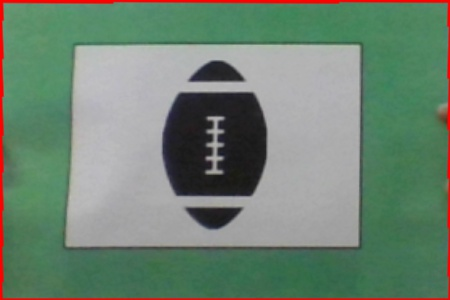
#> input picture CNN/Sign Detection/DataSet/Test/Ball/Ball.81 (2018_12_08 11_07_44 UTC).jpg, 450 x 300 px, given in place of the camera
$ python Sign_Mask.py   (older library calls are emulated)
#> lines starting #> are read from the running program, lines starting #| are printed output that depends on the picture; after the words box and inside, x2 and y2 are one past the last pixel; in counts of white or black regions, pixels touching at a corner belong together
import cv2
import numpy as np

cap=cv2.VideoCapture(0)                               #Start video capture from webcam
area= []
while True:
    _,frame = cap.read()
#> frame is the input picture: shape (300, 450, 3); mean B, G, R 113.9, 131.1, 110.6
    hsv = cv2.cvtColor(frame,cv2.COLOR_BGR2HSV)
#> hsv: shape (300, 450, 3); mean H, S, V 65.8, 64.3, 137.5
    lower_blue = np.array([63,54,71])
    upper_blue = np.array([97,255,255])
    mask = cv2.inRange(hsv, lower_blue, upper_blue)   #mask the selected colour
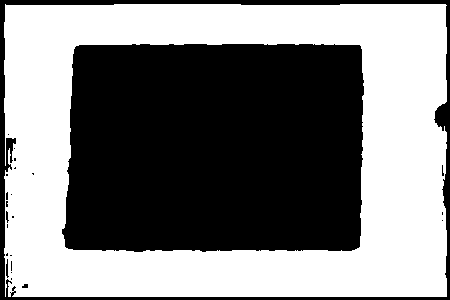
#> mask: shape (300, 450); 50.5% white; 24 black regions (19 under 20 px), largest, box (x1, y1, x2, y2) and area: (62, 44, 364, 252) 60209, (0, 0, 450, 300) 6385, (6, 259, 9, 278) 32, (6, 211, 9, 223) 21, (22, 284, 28, 288) 20

    kernel = np.ones((3,3),np.uint8)
    opening = cv2.morphologyEx(mask, cv2.MORPH_OPEN, kernel)
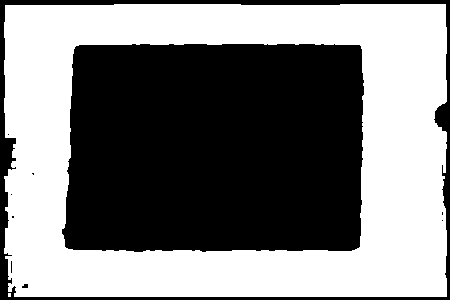
#> opening: shape (300, 450); 50.4% white; 10 black regions (7 under 20 px)

    _, contours,_ = cv2.findContours(opening,1,2)                #finding contours
#> contours = 11 contours, 7 with area under 20; largest, box (x1, y1, x2, y2) and area: (4, 4, 447, 297) 127480, (61, 43, 365, 253) 60710, (21, 283, 29, 289) 28, (10, 260, 13, 274) 24

    for contour in contours:
        area.append(cv2.contourArea(contour))
#> this loop made 11 passes
#> contour on passes 1, 4, 7, 9: [[8, 293], [8, 296], [10, 296], [10, 293]], [[441, 220], [442, 219], [443, 220], [442, 221]], [[10, 194], [11, 193], [12, 194], [11, 195]], [[7, 134], [8, 133], [9, 134], [8, 135]]
#> after the loop, area = [6, 28.5, 24, 2, 7, 6, 2, 5.5, 2, 60709.5, 127480]
    if len(area)!=0:
        maxarea = np.argmax(area)
#> maxarea = 10
        print(maxarea)
#| 10
        cv2.drawContours(frame, contours,maxarea,(250,120,0), 2)
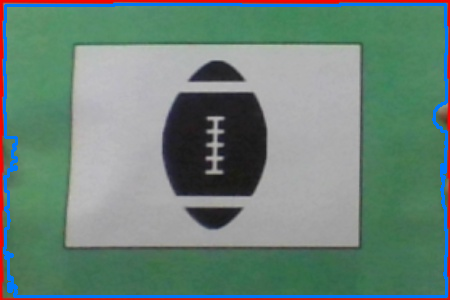
#> frame: shape (300, 450, 3); 3.57% of pixels changed, all inside (x1, y1, x2, y2) = (3, 3, 448, 298)
        area = []

    cv2.imshow('frame',frame)                         #colour frame with no change
    if cv2.waitKey(1) == 27:                          #wait for esc key to be pressed
#> (key Esc is pressed here)
        break
cv2.destroyAllWindows()
